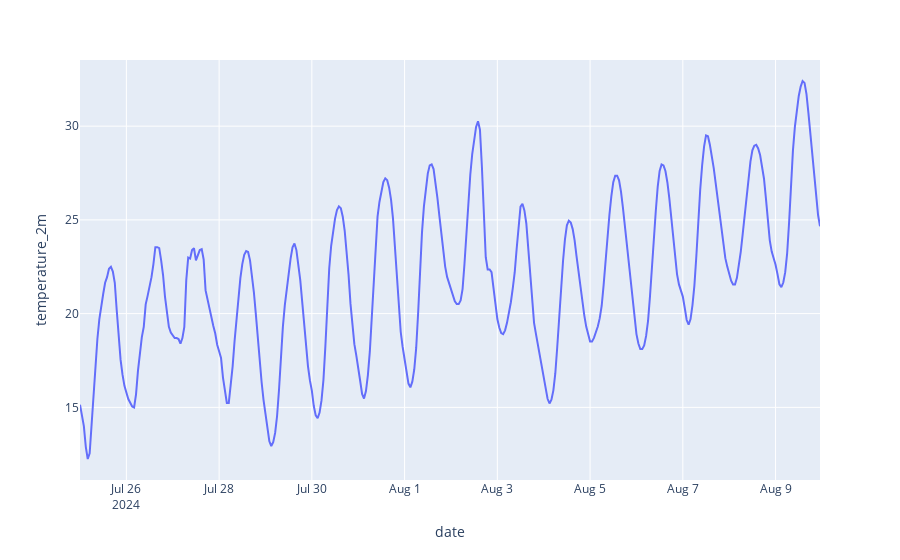

The notebook cell this image was saved under:
### Code cell
import plotly.express as px

df = pd.DataFrame(hourly_data)
print(df)

fig = px.line(df, x="date", y="temperature_2m")
fig.show()

### Figure 1 — Plotly figure (JSON) as saved in the notebook; plotly's stock layout.template omitted (floating-point values rounded to 4 significant figures; data arrays with more than 128 entries replaced by an {"elided": "..."} marker saying what was removed)
{"data": [{"hovertemplate": "date=%{x}<br>temperature_2m=%{y}<extra></extra>", "legendgroup": "", "line": {"color": "#636efa", "dash": "solid"}, "marker": {"symbol": "circle"}, "mode": "lines", "name": "", "orientation": "v", "showlegend": false, "type": "scatter", "x": {"elided": "384 str values"}, "xaxis": "x", "y": {"elided": "384 float values"}, "yaxis": "y"}], "layout": {"legend": {"tracegroupgap": 0}, "margin": {"t": 60}, "xaxis": {"anchor": "y", "domain": [0, 1], "title": {"text": "date"}}, "yaxis": {"anchor": "x", "domain": [0, 1], "title": {"text": "temperature_2m"}}}}
